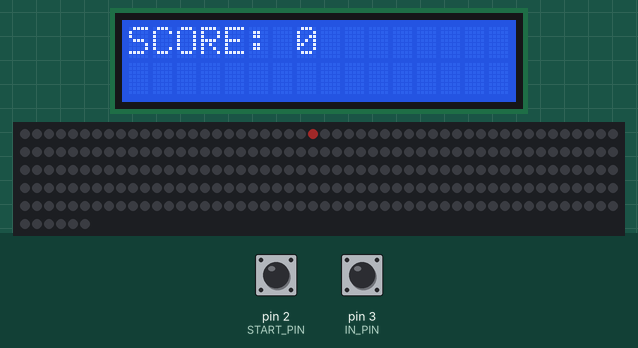
Recording of a sketch running on a simulated Arduino Uno, built with avr-gcc and run on an emulated ATmega328P. On the bench: 16×2 character LCD, 256 RGB LEDs in strip order, left to right, continuing on the next row. The test bench sets the inputs (shaded band); at power-on: pin 2 (START_PIN) HIGH, pin 3 (IN_PIN) HIGH. Dim RGB values are drawn brighter than linear; random numbers use the default seed unless the sketch sets one.

Above: at 1.2 s.
1.3 s: pin 2 (START_PIN) pulled LOW for 0.15 s
4.4 s: pin 3 (IN_PIN) pulled LOW for 0.15 s
5.1 s: pin 3 (IN_PIN) pulled LOW for 1 s
6.7 s: pin 3 (IN_PIN) pulled LOW for 0.15 s
7.4 s: pin 3 (IN_PIN) pulled LOW for 3.2 s
11.2 s: pin 2 (START_PIN) driven LOW and pin 3 (IN_PIN) driven LOW
At 17.5 s:
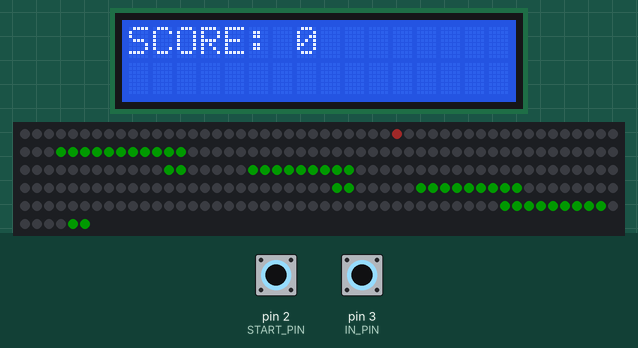
At 19.4 s:
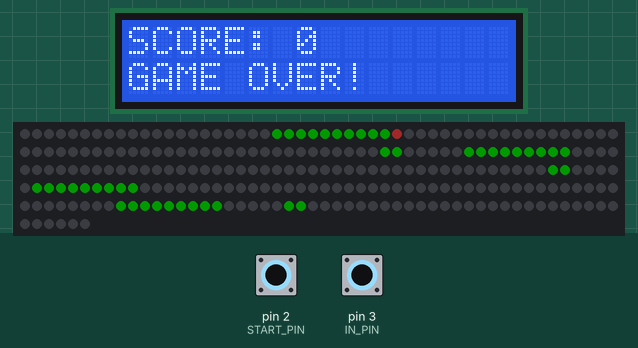
Timing chart, 0 to 20.2 s (numbered marks = the images above; inputs shaded):
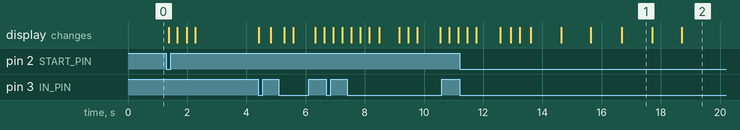

The sketch:

Flappy.ino
```cpp
#include <Bounce2.h>
#include <FastLED.h>
#include <LiquidCrystal.h>
#include <TimerOne.h>

#include "bird.hpp"
#include "world.hpp"

#define LED_PIN 11
#define START_PIN 2 // Reset Button
#define IN_PIN 3    // Vogel Button
#define NUM_LEDS 256
#define BRIGHTNESS 50
#define LED_TYPE WS2812B
#define COLOR_ORDER GRB
#define FLAP_TIMER_INTERVAL 150000 // Timer: 0.15s
#define MIN_BIRD_POSITION 16
#define MAX_BIRD_POSITION 31
#define STARTING_BIRD_POSITION 24
#define DEFAULT_WORLD_SPEED 1000 // Timer: 1s
#define WORLD_GAP 5
#define WORLD_DISTANCE 4

CRGB leds[NUM_LEDS];
const int rs = 8, en = 9, d4 = 4, d5 = 5, d6 = 6, d7 = 7;
LiquidCrystal lcd(rs, en, d4, d5, d6, d7);
Bounce2::Button button = Bounce2::Button();
World world(WORLD_GAP, WORLD_DISTANCE);
Bird bird(MIN_BIRD_POSITION, MAX_BIRD_POSITION, STARTING_BIRD_POSITION);

static unsigned long previousMillis = 0;
volatile int score = 0;
volatile int world_timer_interval = DEFAULT_WORLD_SPEED;
volatile bool is_game_over = true;

void setup() {
  pinMode(LED_PIN, OUTPUT);
  pinMode(IN_PIN, INPUT_PULLUP); // set digital pin 3 as input
  pinMode(START_PIN, INPUT_PULLUP);
  FastLED.addLeds<LED_TYPE, LED_PIN, COLOR_ORDER>(leds, NUM_LEDS)
      .setCorrection(TypicalLEDStrip);
  FastLED.setBrightness(BRIGHTNESS);
  Timer1.initialize(FLAP_TIMER_INTERVAL);
  Timer1.attachInterrupt(flap);

  // Setup Button
  button.attach(IN_PIN, INPUT_PULLUP);
  button.interval(100); // Entprellzeit
  button.setPressedState(LOW);

  // Setup Interrupt für Button
  attachInterrupt(digitalPinToInterrupt(IN_PIN), flyUp,
                  CHANGE); // Vogelsteuerung
  attachInterrupt(digitalPinToInterrupt(START_PIN), reset, FALLING); // Reset
  Serial.begin(9600);
  lcd.begin(16, 2);
}

void loop() {
  // Button entprellen
  button.update();

  lcd.setCursor(0, 0);
  lcd.clear();
  lcd.print("SCORE: ");
  lcd.print(score);

  if (!is_game_over && millis() - previousMillis > world_timer_interval) {
    previousMillis = millis();
    shift_world();
  }

  world.print(leds);

  // Game over wenn der Vogel die Balken berührt
  if (leds[bird.getPosition()] != CRGB::Black) {
    lcd.setCursor(0, 1);
    lcd.print("GAME OVER!");
    is_game_over = true;
  }

  bird.print(leds);
  FastLED.show();
  delay(10);
}

void reset() {
  if (is_game_over) {
    world.reset();
    bird.reset();
    world_timer_interval = DEFAULT_WORLD_SPEED;
    is_game_over = false;
    score = 0;
  }
}

void flyUp() { bird.flyUp(digitalRead(IN_PIN) == HIGH); }

void flap() {
  if (is_game_over) {
    return;
  }
  bird.hide(leds);
  bird.flap();
}

void shift_world() {
  if (is_game_over) {
    return;
  }

  if (leds[0] != CRGB::Black || leds[15] != CRGB::Black) {
    score++;

    // Geschwindigkeitserhöhung der Balken
    if ((score % 4) == 0 && score < 9 * 4) {
      world_timer_interval -= 100;
    }
  }

  world.shift();
}
```

bird.cpp
```cpp
#include "bird.hpp"
#include <FastLED.h>

void Bird::flyUp(bool button_pressed) {
  // Bird stops raising when button is released but should not immediately
  // fall down
  bool old_do_fly_up = do_fly_up;
  this->do_fly_up = button_pressed;
  if (!old_do_fly_up && this->do_fly_up) {
    this->prevent_falling = true;
  }
}

void Bird::flap() {
  if (this->prevent_falling) {
    this->prevent_falling = false;
  } else {
    if (this->do_fly_up) {
      this->position--;
    } else {
      this->position++;
    }
  }

  if (this->position < this->min_position) {
    this->position = this->min_position;
  } else if (this->position >= this->max_position) {
    this->position = this->max_position;
  }
}

void Bird::reset() {
  this->position = this->starting_position;
  this->prevent_falling = false;
}
```

bird.hpp
```cpp
#ifndef BIRD_HPP
#define BIRD_HPP
#include <FastLED.h>

class Bird {
private:
  int position;
  int min_position;
  int max_position;
  int starting_position;
  bool do_fly_up;
  bool prevent_falling;

public:
  Bird(int min_position, int max_position, int starting_position) {
    this->min_position = min_position;
    this->max_position = max_position;
    this->starting_position = starting_position;
    this->position = starting_position;
    this->do_fly_up = false;
    this->prevent_falling = false;
  }

  void reset();
  void flyUp(bool button_pressed);
  void flap();
  int getPosition() const { return this->position; }
  void print(CRGB *leds) const { leds[this->position] = CRGB::Brown; }
  void hide(CRGB *leds) const { leds[this->position] = CRGB::Black; }
};

#endif // BIRD_HPP
```

world.cpp
```cpp
#include "world.hpp"
#include <FastLED.h>
#include <stdio.h>
#include <stdlib.h>
#include <string.h>

void World::shift() {
  memmove(this->world, this->world + 1,
          sizeof(this->world) - sizeof(this->world[0]));
  memset(this->world + 16 - 1, 0, sizeof(*this->world));
  this->state = (this->state + 1) % distance;
  int next_row[16];
  if (this->state == 0) {
    int start = rand() % (16 - this->gap);
    for (int i = 0; i < 16; i++) {
      if (i <= start || i > start + this->gap) {
        this->world[15][i] = 1;
      } else {
        this->world[15][i] = 0;
      }
    }
  }
}

void World::print(CRGB *leds) const {
  for (int i = 0; i < 16; i++) {
    for (int j = 0; j < 16; j++) {
      int index;
      if (i % 2 == 0) { // even row
        index = j + (i * 16);
      } else {
        index = (i * 16) + 15 - j;
      }
      if (this->world[i][j] == 1) {
        leds[index] = CRGB::Green;
      } else {
        leds[index] = CRGB::Black;
      }
    }
  }
}

void World::reset() {
  this->state = 0;
  for (int i = 0; i < 16; i++) {
    for (int j = 0; j < 16; j++) {
      this->world[i][j] = 0;
    }
  }
}
```

world.hpp
```cpp
#ifndef WORLD_HPP
#define WORLD_HPP
#include <FastLED.h>

class World {
private:
  int distance; // distance between obstacles
  int gap;      // gap within the obstacles
  int state;
  int world[16][16];

public:
  World(int gap, int distance) : gap(gap), distance(distance), state(0) {
    for (int i = 0; i < 16; i++) {
      for (int j = 0; j < 16; j++) {
        this->world[i][j] = 0;
      }
    }
  }
  ~World(){}
  void shift();
  void print(CRGB *leds) const;
  void reset();
};

#endif // WORLD_HPP
```

Measured:
- what the display in image 1 shows lasts 1.0 s, from 16.7 s to 17.7 s
